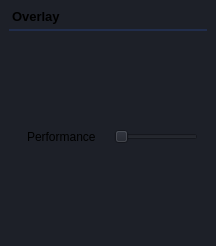
            <widget class="QWidget" name="settingsPage">
             <property name="styleSheet">
              <string notr="true">background-color: rgb(29, 32, 40);
</string>
             </property>
             <layout class="QGridLayout" name="gridLayout">
              <property name="leftMargin">
               <number>0</number>
              </property>
              <property name="topMargin">
               <number>0</number>
              </property>
              <property name="rightMargin">
               <number>0</number>
              </property>
              <property name="bottomMargin">
               <number>0</number>
              </property>
              <property name="spacing">
               <number>0</number>
              </property>
              <item row="0" column="0">
               <widget class="QWidget" name="widget" native="true"/>
              </item>
              <item row="1" column="0">
               <widget class="QWidget" name="widget_4" native="true"/>
              </item>
              <item row="0" column="1">
               <widget class="QWidget" name="widget_6" native="true">
                <property name="styleSheet">
                 <string notr="true"/>
                </property>
                <layout class="QVBoxLayout" name="verticalLayout_17">
                 <item>
                  <widget class="QWidget" name="widget_3" native="true">
                   <property name="font">
                    <font>
                     <pointsize>10</pointsize>
                     <weight>50</weight>
                     <bold>false</bold>
                    </font>
                   </property>
                   <property name="styleSheet">
                    <string notr="true">border-bottom: 2px solid #212D4B;
padding: 0 0 5px 0;</string>
                   </property>
                   <layout class="QVBoxLayout" name="verticalLayout_18">
                    <property name="spacing">
                     <number>0</number>
                    </property>
                    <property name="leftMargin">
                     <number>0</number>
                    </property>
                    <property name="topMargin">
                     <number>0</number>
                    </property>
                    <property name="rightMargin">
                     <number>0</number>
                    </property>
                    <property name="bottomMargin">
                     <number>0</number>
                    </property>
                    <item alignment="Qt::AlignLeft">
                     <widget class="QLabel" name="label">
                      <property name="font">
                       <font>
                        <pointsize>10</pointsize>
                        <weight>75</weight>
                        <bold>true</bold>
                       </font>
                      </property>
                      <property name="styleSheet">
                       <string notr="true"/>
                      </property>
                      <property name="text">
                       <string>Overlay</string>
                      </property>
                     </widget>
                    </item>
                   </layout>
                  </widget>
                 </item>
                 <item alignment="Qt::AlignTop">
                  <widget class="QWidget" name="widget_7" native="true">
                   <property name="sizePolicy">
                    <sizepolicy hsizetype="Preferred" vsizetype="Preferred">
                     <horstretch>0</horstretch>
                     <verstretch>0</verstretch>
                    </sizepolicy>
                   </property>
                   <property name="minimumSize">
                    <size>
                     <width>0</width>
                     <height>200</height>
                    </size>
                   </property>
                   <property name="styleSheet">
                    <string notr="true"/>
                   </property>
                   <layout class="QHBoxLayout" name="horizontalLayout_8">
                    <property name="spacing">
                     <number>0</number>
                    </property>
                    <property name="topMargin">
                     <number>0</number>
                    </property>
                    <property name="rightMargin">
                     <number>0</number>
                    </property>
                    <property name="bottomMargin">
                     <number>0</number>
                    </property>
                    <item>
                     <widget class="QWidget" name="widget_8left" native="true">
                      <layout class="QVBoxLayout" name="verticalLayout_19">
                       <item>
                        <widget class="QLabel" name="label_2">
                         <property name="text">
                          <string>Performance</string>
                         </property>
                        </widget>
                       </item>
                      </layout>
                     </widget>
                    </item>
                    <item>
                     <widget class="QWidget" name="widget_8right" native="true">
                      <layout class="QVBoxLayout" name="verticalLayout_20">
                       <item>
                        <widget class="QSlider" name="horizontalSlider">
                         <property name="sizePolicy">
                          <sizepolicy hsizetype="Preferred" vsizetype="Fixed">
                           <horstretch>0</horstretch>
                           <verstretch>0</verstretch>
                          </sizepolicy>
                         </property>
                         <property name="orientation">
                          <enum>Qt::Horizontal</enum>
                         </property>
                        </widget>
                       </item>
                      </layout>
                     </widget>
                    </item>
                   </layout>
                  </widget>
                 </item>
                </layout>
               </widget>
              </item>
              <item row="1" column="1">
               <widget class="QWidget" name="widget_5" native="true"/>
              </item>
             </layout>
            </widget>
